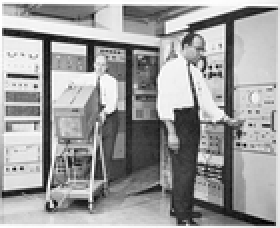
#> input picture hw1/img/Originals/Billingsley_JPL.png, 140 x 114 px, shrunk from 874 x 712 before the run (shown 2 times larger)
$ python main.py ../../hw1/img/Originals/Billingsley_JPL.png
#> lines starting #> are read from the running program, lines starting #| are printed output that depends on the picture; long printed decimals are rounded
import numpy as np
import cv2 as cv
import sys
import time
from multiprocessing import Process
from numba import njit, prange

@njit
def stage_A(img, x, y, sz=3, sz_max=21):
    pad = sz//2
    nbhd = img[x-pad:x+pad+1,y-pad:y+pad+1].flatten()
    zmed = int(np.median(nbhd))
    zmin = int(np.min(nbhd))
    zmax = int(np.max(nbhd))

    a1 = int(zmed)-zmin
    a2 = int(zmed)-zmax
    if(a1 > 0 and a2 < 0):
        # 'Stage B'
        if(img[x,y]-zmin > 0 and img[x,y]-zmax < 0):
            return img[x,y]
        else:
            return zmed
    else:
        if(sz+2 <= sz_max):
            return stage_A(img, x, y, sz+2, 21)
        else:
            return zmed

@njit(parallel=True)
def adaptive_median(img,sz=3,sz_max=21):
    h, w = img.shape[:2]
    pad = sz_max//2

    # perform padding
    padded = np.zeros(shape=(h+2*pad,w+2*pad))
    padded[pad:-pad,pad:-pad] = img

    filtered = np.zeros(shape=padded.shape, dtype=np.ubyte)

    for x in prange(pad,h+pad+1):
        for y in range(pad,w+pad+1):
            filtered[x,y] = stage_A(padded, x, y, sz, sz_max)

    # only return non-padded slice of img
    return filtered[pad:-pad, pad:-pad]


if __name__ == '__main__':

    # argc check
    if(len(sys.argv) != 2):
        print('Usage: python3 src/main.py input.img')
        exit()

    img = cv.imread(str(sys.argv[1]), cv.IMREAD_GRAYSCALE)
#> img is the input picture: shape (114, 140); min 0, max 255, mean 156.8
    ext = str(sys.argv[1]).split('.')[-1]

    # sanity check
    print('shape:', img.shape)
#| shape: (114, 140)
    print('dtpye:', img.dtype)
#| dtpye: uint8

    times = dict()

    # my median filter
    t1 = time.perf_counter()
    median = adaptive_median(img)
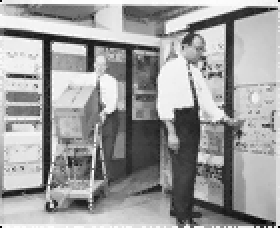
#> median: shape (114, 140) (shown 2 times larger); min 0, max 254, mean 156.6
    t2 = time.perf_counter()
    times['amf'] = t2-t1
    cv.imwrite('median.'+ext, median)

    # time windows sizes 3x3 thru 21x21
    for sz in range(3, 22, 2):
        t1 = time.perf_counter()
        cv.medianBlur(img, sz)
        t2 = time.perf_counter()
        times[sz] = t2-t1
#> after the loop, times = 11 items

    print(times)
#| {'amf': 1.122, 3: 0.0001861, 5: 0.0001838, 7: 0.001108, 9: 0.00109, 11: 0.001249, 13: 0.001499, 15: 0.001681, 17: 0.001162, 19: 0.001239, 21: 0.00119}

$ run again, on hw1/img/Originals/KTH-TIPS2b_11-textures.png
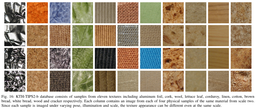
#> input picture hw1/img/Originals/KTH-TIPS2b_11-textures.png, 256 x 109 px, shrunk from 1598 x 678 before the run
#> `img = cv.imread(str(sys.argv[1]), cv.IMREAD_GRAYSCALE)`:
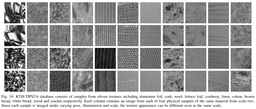
#> img: shape (109, 256); min 0, max 255, mean 155.4
#| shape: (109, 256)
#| dtpye: uint8
#> `median = adaptive_median(img)`:
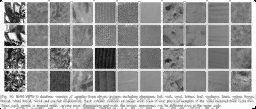
#> median: shape (109, 256); min 0, max 254, mean 153.1
#> after the loop `for sz in range(3, 22, 2):`: times = 11 items
#| {'amf': 1.949, 3: 0.0001641, 5: 0.0001969, 7: 0.001702, 9: 0.001818, 11: 0.002094, 13: 0.002372, 15: 0.002644, 17: 0.001541, 19: 0.001473, 21: 0.001501}
